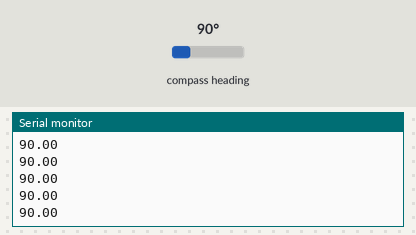
A program run on a simulated ESP32. Shown: the last lines printed to the serial monitor. Inputs (shaded band) come from the test bench; at power-on: compass heading 90°.

Above: at 1.2 s.
1.3 s: compass heading set to 7°
At 2.1 s:
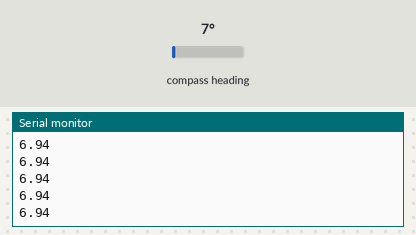
2.8 s: compass heading set to 180°
At 3.4 s:
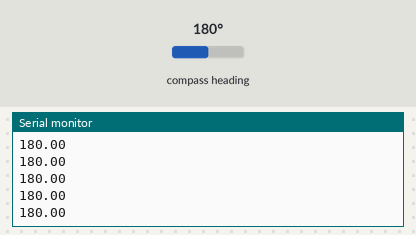
Timing chart, 0 to 5.8 s (numbered marks = the images above; inputs shaded):
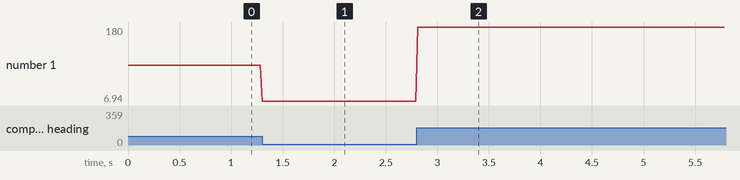

Measured:
- after the input at 1.3 s, the serial monitor: prints a new line at once (image 1)
- after the input at 2.8 s, the serial monitor: prints a new line at once (image 2)
- plotted number 1: 90 → 6.94 after the input at 1.3 s, 6.94 → 180 after the input at 2.8 s

The program:

main.cpp
```cpp
#include <Arduino.h>
#include <Wire.h>
#include <AS5600.h>

AS5600 encoder;

void setup()
{
    Serial.begin(115200);

    Wire.begin(21,22);

    if (!encoder.begin())
    {
        Serial.println("Encoder NOT found");
        while(true);
    }

    Serial.println("Encoder OK");
}

void loop()
{
    float angle = encoder.readAngle() * 360.0 / 4096.0;

    Serial.println(angle);

    delay(20);
}
```
